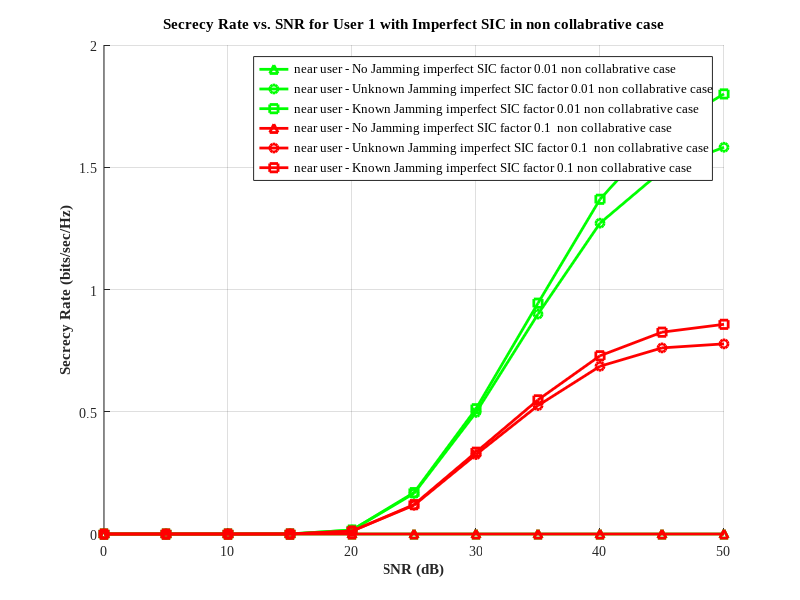

Write MATLAB code to recreate this figure.
clc
clear all
close all

snr_dB = 0:5:50;    % Total power in dB
c = 2.2;            % Pathloss component
No = 1;             % Noise power
iterations = 400;   % Number of iterations for Monte Carlo simulation
N = 30;             % Number of channel realizations

% Distances
d_sr = 50; d_ru1 = 10; d_ru2 = 20; d_su1 = 7; d_su2 = 15;
d_se1 = 10; d_se2 = 25; d_se3 = 15; d_ju1 = 50; d_ju2 = 60;
d_je1 = 2; d_je2 = 11; d_je3 = 12;

a2_values = 0.76;
a1_values = 0.24;
bet=0.05;
beta = 0.01; % Imperfect SIC factor

for a_index = 1:length(a1_values)
    a1 = a1_values(a_index);
    a2 = a2_values(a_index);

    cap_nj1 = zeros(iterations, length(snr_dB));
    cap_nj2 = zeros(iterations, length(snr_dB));
    cap_uj1 = zeros(iterations, length(snr_dB));
    cap_uj2 = zeros(iterations, length(snr_dB));
    cap_kj1 = zeros(iterations, length(snr_dB));
    cap_kj2 = zeros(iterations, length(snr_dB));

    for jj = 1:iterations
        for ii = 1:length(snr_dB)
            Ps = 10^(snr_dB(ii) / 10);
            Pt = 0.9 * Ps;
            Pj = 0.1 * Ps;

            hsr = sqrt(d_sr^(-c)) * (randn(N, 1) + 1i * randn(N, 1));
            hru1 = sqrt(d_ru1^(-c)) * (randn(N, 1) + 1i * randn(N, 1));
            hru2 = sqrt(d_ru2^(-c)) * (randn(N, 1) + 1i * randn(N, 1));
            hsu1 = sqrt(d_su1^(-c)) * (randn(N, 1) + 1i * randn(N, 1));
            hsu2 = sqrt(d_su2^(-c)) * (randn(N, 1) + 1i * randn(N, 1));
            hse1 = sqrt(d_se1^(-c)) * (randn(N, 1) + 1i * randn(N, 1));
            hse2 = sqrt(d_se2^(-c)) * (randn(N, 1) + 1i * randn(N, 1));
            hse3 = sqrt(d_se3^(-c)) * (randn(N, 1) + 1i * randn(N, 1));
            hju1 = sqrt(d_ju1^(-c)) * (randn(N, 1) + 1i * randn(N, 1));
            hju2 = sqrt(d_ju2^(-c)) * (randn(N, 1) + 1i * randn(N, 1));
            hje1 = sqrt(d_je1^(-c)) * (randn(N, 1) + 1i * randn(N, 1));
            hje2 = sqrt(d_je2^(-c)) * (randn(N, 1) + 1i * randn(N, 1));
            hje3 = sqrt(d_je3^(-c)) * (randn(N, 1) + 1i * randn(N, 1));

            Phi1 = exp(-1i * angle(hsr .* hru1));
            Phi2 = exp(-1i * angle(hsr .* hru2));

            intf1_nj = beta * ((abs(hsr .* hru1 .* Phi1).^2 * (a2 * Pt)) + (abs(hru1).^2 * (a2 * Pt)));
            snr1_nj = ((abs(hsr .* hru1 .* Phi1).^2 * (a1 * Pt)) + (abs(hru1).^2 * (a1 * Pt))) ./ (No + intf1_nj);
            snr2_nj = ((abs(hsr .* hru2 .* Phi2).^2 * (a2 * Pt)) + (abs(hru2).^2 * (a2 * Pt))) ./ ...
                       (No + ((abs(hsr .* hru1 .* Phi1).^2 * (a1 * Pt)) + (abs(hru1).^2 * (a1 * Pt))));

            intf1_uj = beta * ((abs(hsr .* hru1 .* Phi1).^2 * (a2 * Pt)) + (abs(hru1).^2 * (a2 * Pt)));
            snr1_uj = ((abs(hsr .* hru1 .* Phi1).^2 * (a1 * Pt)) + (abs(hru1).^2 * (a1 * Pt))) ./ (No + abs(hju1).^2 * Pj + intf1_uj);
            snr2_uj = ((abs(hsr .* hru2 .* Phi2).^2 * (a2 * Pt)) + (abs(hru2).^2 * (a2 * Pt))) ./ ...
                       (No + abs(hju2).^2 * Pj + ((abs(hsr .* hru1 .* Phi1).^2 * (a1 * Pt)) + (abs(hru1).^2 * (a1 * Pt))));

            intf1_kj = beta * ((abs(hsr .* hru1 .* Phi1).^2 * (a2 * Pt)) + (abs(hru1).^2 * (a2 * Pt)));
            snr1_kj = ((abs(hsr .* hru1 .* Phi1).^2 * (a1 * Pt)) + (abs(hru1).^2 * (a1 * Pt))) ./ (No + intf1_kj);
            snr2_kj = ((abs(hsr .* hru2 .* Phi2).^2 * (a2 * Pt)) + (abs(hru2).^2 * (a2 * Pt))) ./ ...
                       (No + ((abs(hsr .* hru1 .* Phi1).^2 * (a1 * Pt)) + (abs(hru1).^2 * (a1 * Pt))));

            snre_nj = (abs(hse1).^2 * (a2 * Pt)) ./ No;
            snre_uj = (abs(hse1).^2 * (a2 * Pt)) ./ (No + abs(hje1).^2 * Pj);
            snre_kj = (abs(hse1).^2 * (a2 * Pt)) ./ (No + abs(hje1).^2 * Pj);

            sr_nj1 = max(0.5 * (log2(1 + mean(snr1_nj)) - log2(1 + mean(snre_nj))), 0);
            sr_nj2 = max(0.5 * (log2(1 + mean(snr2_nj)) - log2(1 + mean(snre_nj))), 0);
            sr_uj1 = max(0.5 * (log2(1 + mean(snr1_uj)) - log2(1 + mean(snre_uj))), 0);
            sr_uj2 = max(0.5 * (log2(1 + mean(snr2_uj)) - log2(1 + mean(snre_uj))), 0);
            sr_kj1 = max(0.5 * (log2(1 + mean(snr1_kj)) - log2(1 + mean(snre_kj))), 0);
            sr_kj2 = max(0.5 * (log2(1 + mean(snr2_kj)) - log2(1 + mean(snre_kj))), 0);

            cap_nj1(jj, ii) = sr_nj1; cap_nj2(jj, ii) = sr_nj2;
            cap_uj1(jj, ii) = sr_uj1; cap_uj2(jj, ii) = sr_uj2;
            cap_kj1(jj, ii) = sr_kj1; cap_kj2(jj, ii) = sr_kj2;




            aintf1_nj = bet * ((abs(hsr .* hru1 .* Phi1).^2 * (a2 * Pt)) + (abs(hru1).^2 * (a2 * Pt)));
            asnr1_nj = ((abs(hsr .* hru1 .* Phi1).^2 * (a1 * Pt)) + (abs(hru1).^2 * (a1 * Pt))) ./ (No + aintf1_nj);
            asnr2_nj = ((abs(hsr .* hru2 .* Phi2).^2 * (a2 * Pt)) + (abs(hru2).^2 * (a2 * Pt))) ./ ...
                       (No + ((abs(hsr .* hru1 .* Phi1).^2 * (a1 * Pt)) + (abs(hru1).^2 * (a1 * Pt))));

            aintf1_uj = bet * ((abs(hsr .* hru1 .* Phi1).^2 * (a2 * Pt)) + (abs(hru1).^2 * (a2 * Pt)));
            asnr1_uj = ((abs(hsr .* hru1 .* Phi1).^2 * (a1 * Pt)) + (abs(hru1).^2 * (a1 * Pt))) ./ (No + abs(hju1).^2 * Pj + aintf1_uj);
            asnr2_uj = ((abs(hsr .* hru2 .* Phi2).^2 * (a2 * Pt)) + (abs(hru2).^2 * (a2 * Pt))) ./ ...
                       (No + abs(hju2).^2 * Pj + ((abs(hsr .* hru1 .* Phi1).^2 * (a1 * Pt)) + (abs(hru1).^2 * (a1 * Pt))));

            aintf1_kj = bet * ((abs(hsr .* hru1 .* Phi1).^2 * (a2 * Pt)) + (abs(hru1).^2 * (a2 * Pt)));
            asnr1_kj = ((abs(hsr .* hru1 .* Phi1).^2 * (a1 * Pt)) + (abs(hru1).^2 * (a1 * Pt))) ./ (No + aintf1_kj);
            asnr2_kj = ((abs(hsr .* hru2 .* Phi2).^2 * (a2 * Pt)) + (abs(hru2).^2 * (a2 * Pt))) ./ ...
                       (No + ((abs(hsr .* hru1 .* Phi1).^2 * (a1 * Pt)) + (abs(hru1).^2 * (a1 * Pt))));

            asnre_nj = (abs(hse1).^2 * (a2 * Pt)) ./ No;
            asnre_uj = (abs(hse1).^2 * (a2 * Pt)) ./ (No + abs(hje1).^2 * Pj);
            asnre_kj = (abs(hse1).^2 * (a2 * Pt)) ./ (No + abs(hje1).^2 * Pj);

            asr_nj1 = max(0.5 * (log2(1 + mean(asnr1_nj)) - log2(1 + mean(asnre_nj))), 0);
            asr_nj2 = max(0.5 * (log2(1 + mean(asnr2_nj)) - log2(1 + mean(asnre_nj))), 0);
            asr_uj1 = max(0.5 * (log2(1 + mean(asnr1_uj)) - log2(1 + mean(asnre_uj))), 0);
            asr_uj2 = max(0.5 * (log2(1 + mean(asnr2_uj)) - log2(1 + mean(asnre_uj))), 0);
            asr_kj1 = max(0.5 * (log2(1 + mean(asnr1_kj)) - log2(1 + mean(asnre_kj))), 0);
            asr_kj2 = max(0.5 * (log2(1 + mean(asnr2_kj)) - log2(1 + mean(asnre_kj))), 0);

            acap_nj1(jj, ii) = asr_nj1; acap_nj2(jj, ii) = asr_nj2;
            acap_uj1(jj, ii) = asr_uj1; acap_uj2(jj, ii) = asr_uj2;
            acap_kj1(jj, ii) = asr_kj1; acap_kj2(jj, ii) = asr_kj2;
        end
    end

    C_RIS1_nojam1(a_index, :) = mean(cap_nj1, 1);
    C_RIS1_nojam2(a_index, :) = mean(cap_nj2, 1);
    C_RIS1_unknownjam1(a_index, :) = mean(cap_uj1, 1);
    C_RIS1_unknownjam2(a_index, :) = mean(cap_uj2, 1);
    C_RIS1_knownjam1(a_index, :) = mean(cap_kj1, 1);
    C_RIS1_knownjam2(a_index, :) = mean(cap_kj2, 1);

    aC_RIS1_nojam1(a_index, :) = mean(acap_nj1, 1);
    aC_RIS1_nojam2(a_index, :) = mean(acap_nj2, 1);
    aC_RIS1_unknownjam1(a_index, :) = mean(acap_uj1, 1);
    aC_RIS1_unknownjam2(a_index, :) = mean(acap_uj2, 1);
    aC_RIS1_knownjam1(a_index, :) = mean(acap_kj1, 1);
    aC_RIS1_knownjam2(a_index, :) = mean(acap_kj2, 1);
end

% Plotting
set(0, 'DefaultTextFontName', 'Times New Roman');
set(0, 'DefaultAxesFontName', 'Times New Roman');
fig = figure;
hold on; grid on;

plot(snr_dB, C_RIS1_nojam1, '-^', 'DisplayName', 'near user - No Jamming imperfect SIC factor 0.01 non collabrative case', 'LineWidth', 2, 'Color', 'g');
plot(snr_dB, C_RIS1_unknownjam1, '-o', 'DisplayName', 'near user - Unknown Jamming imperfect SIC factor 0.01 non collabrative case', 'LineWidth', 2, 'Color', 'g');
plot(snr_dB, C_RIS1_knownjam1, '-s', 'DisplayName', 'near user - Known Jamming imperfect SIC factor 0.01 non collabrative case', 'LineWidth', 2, 'Color', 'g');

plot(snr_dB, aC_RIS1_nojam1, '-^', 'DisplayName', 'near user - No Jamming imperfect SIC factor 0.1  non collabrative case', 'LineWidth', 2, 'Color', 'r');
plot(snr_dB, aC_RIS1_unknownjam1, '-o', 'DisplayName', 'near user - Unknown Jamming imperfect SIC factor 0.1  non collabrative case', 'LineWidth', 2, 'Color', 'r');
plot(snr_dB, aC_RIS1_knownjam1, '-s', 'DisplayName', 'near user - Known Jamming imperfect SIC factor 0.1 non collabrative case', 'LineWidth', 2, 'Color', 'r');

xlabel('SNR (dB)', 'FontWeight', 'bold');
ylabel('Secrecy Rate (bits/sec/Hz)', 'FontWeight', 'bold');
title('Secrecy Rate vs. SNR for User 1 with Imperfect SIC in non collabrative case');
legend('Location', 'best', 'NumColumns', 1, 'FontSize', 9);

exportgraphics(fig, 'secrecy_rate_imperfect_sic.jpeg', 'Resolution', 800);
